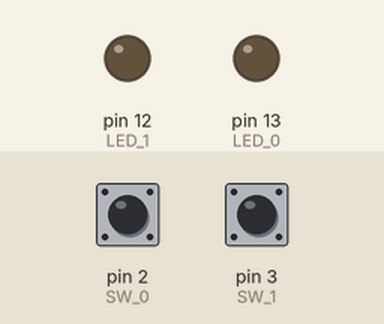
Recording of a sketch running on a simulated Arduino Uno, built with avr-gcc and run on an emulated ATmega328P. Shown: output pins drawn as LEDs (lit = HIGH). Inputs (shaded band) come from the test bench; at power-on: pin 2 (SW_0) LOW, pin 3 (SW_1) LOW.

Above: at 1.2 s.
1.3 s: pin 2 (SW_0) pulled HIGH for 0.15 s
At 2.5 s:
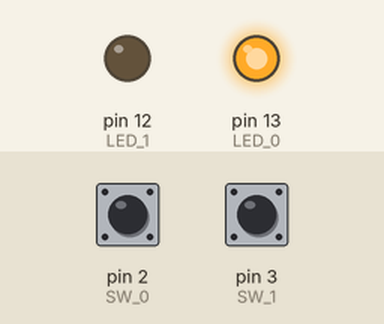
2.9 s: pin 3 (SW_1) pulled HIGH for 0.15 s
At 4.0 s:
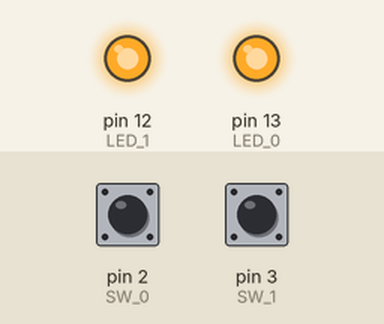
4.5 s: pin 2 (SW_0) pulled HIGH for 1 s
At 5.2 s:
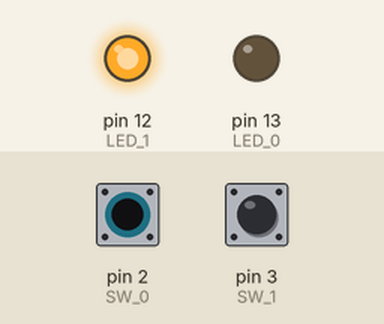
7.0 s: pin 2 (SW_0) pulled HIGH for 3.2 s
At 8.3 s:
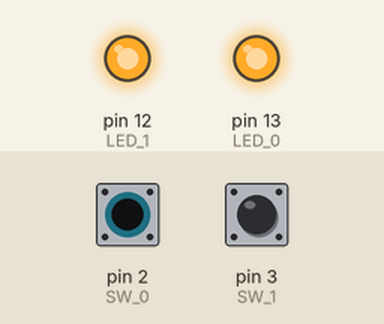
11.7 s: pin 3 (SW_1) pulled HIGH for 1 s
At 13.1 s:
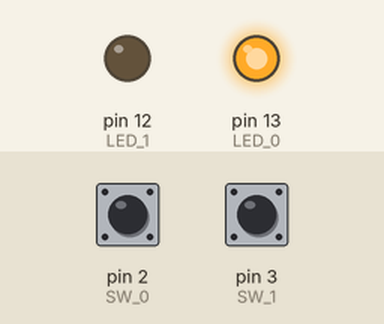
Timing chart, 0 to 14.7 s (numbered marks = the images above; inputs shaded):
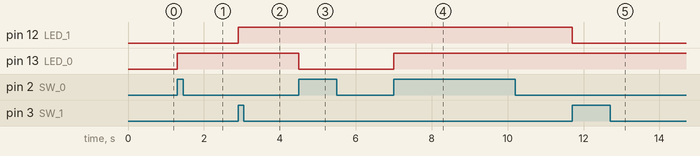

Measured:
- after the input at 1.3 s, pin 13 (LED_0): LOW → HIGH at once
- after the input at 2.9 s, pin 12 (LED_1): LOW → HIGH at once
- after the input at 4.5 s, pin 13 (LED_0): HIGH → LOW at once
- after the input at 7.0 s, pin 13 (LED_0): LOW → HIGH at once
- after the input at 11.7 s, pin 12 (LED_1): HIGH → LOW at once

The sketch:

05_SW_INPUT.ino
```cpp
const uint8_t SW_0 = 2;
const uint8_t LED_0 = 13;

const uint8_t SW_1 = 3;
const uint8_t LED_1 = 12;


int sw = 0;
int pre_sw = 0;
int cur_sw = 0;
int sw1 = 0;
int pre_sw1 = 0;
int cur_sw1 = 0;

void setup() {
  Serial.begin(115200);
  pinMode(SW_0, INPUT);
  pinMode(LED_0, OUTPUT);
  pinMode(SW_1, INPUT);
  pinMode(LED_1, OUTPUT);

  digitalWrite(LED_0, LOW);
  digitalWrite(LED_1, LOW);

}

void loop() {
  cur_sw = digitalRead(SW_0);
  if ((pre_sw == LOW) && (cur_sw == HIGH)) {
    if (sw == 0) {
      digitalWrite(LED_0, HIGH);

      sw = 1;
    } else {
      digitalWrite(LED_0, LOW);
      sw = 0;
    }
  }
  pre_sw = cur_sw;
  ///////////////////////////////////////////
  cur_sw1 = digitalRead(SW_1);
  if ((pre_sw1 == LOW) && (cur_sw1 == HIGH)) {
    if (sw1 == 0) {
      digitalWrite(LED_1, HIGH);
      sw1 = 1;
    } else {
      digitalWrite(LED_1, LOW);
      sw1 = 0;
    }
  }
  pre_sw1 = cur_sw1;
}
```
